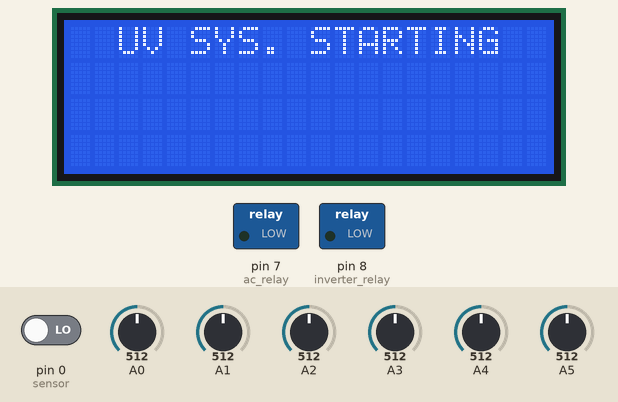
Recording of a sketch running on a simulated Arduino Uno, built with avr-gcc and run on an emulated ATmega328P. Shown: 20×4 character LCD, switched loads named in the sketch (green lamp = pin HIGH). Inputs (shaded band) come from the test bench; at power-on: A2 = 512, A3 = 512, A5 = 512, pin 0 (sensor) LOW, A0 = 512, A1 = 512, A4 = 512. Pins used as bus, display or sensor lines are not drawn.

Above: at 2.1 s.
At 4.2 s:
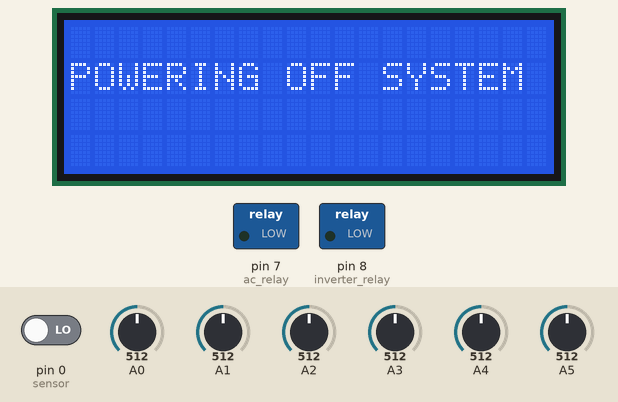
4.3 s: A2 set to 107
6.2 s: A2 set to 96
At 7.83 s:
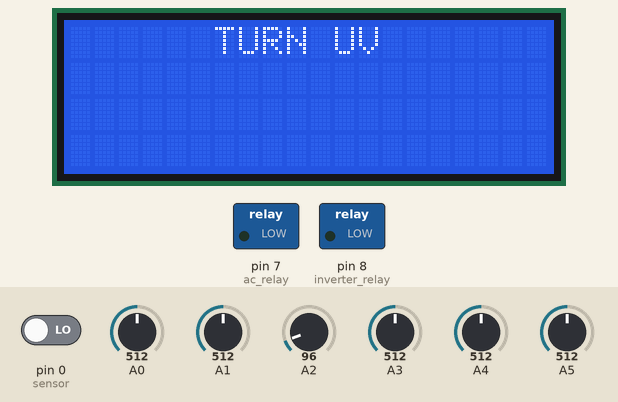
10.6 s: A3 set to 110
12.3 s: A3 set to 94
At 13.7 s:
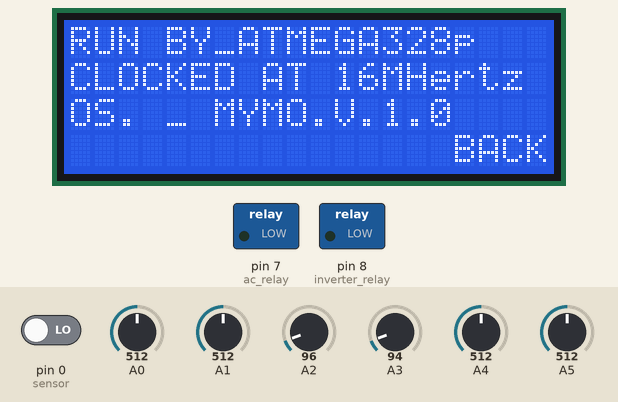
14.8 s: A3 set to 306
At 15.21 s:
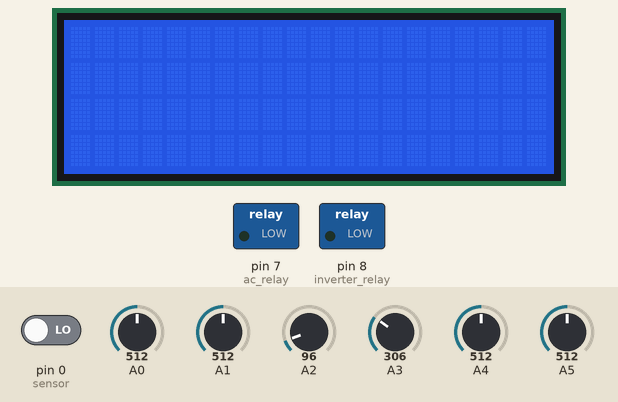
19.4 s: A5 set to 90
At 20.29 s:
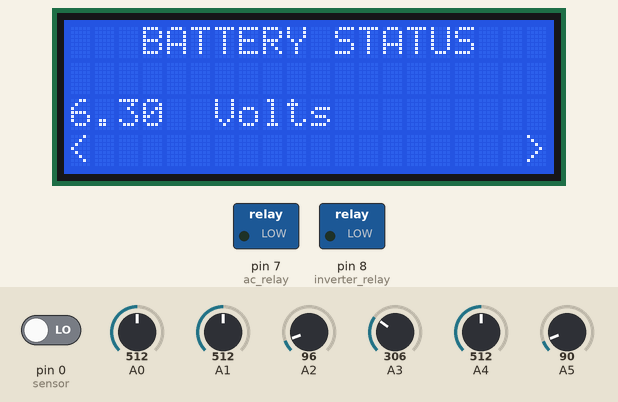

The sketch:

uv.ino
```cpp
//UV Project
//UV stands for Ultraviolent light, and in this project we are using UV C to prevent infection spread in hospital wards and theatre rooms.
//This project was funded by the Government of Uganda through the Ministry of Science Technology and Innovations with a bid to reduce the spread of hospital acquired infections, antimicrobial resistance and COVID-19.
//This being an embedded systems project, I used C++ to develop a code that would manage all process
//First, we needed the system to be able to have a timely before turning on the UV  C bulbs when switched on to allow the operate exit the room since UV C light is hazardous and that is why it can kill microbes.
//A beeping alarm was included to provide notice to the operator
//We also needed the system to detect motions using motion sensors and turn off the lights instantly if in case someone entered the room unknowingly
//There was need for the system to operate both on battery and AC electricity supply. For this the system needed to charge the battery using AC and then the system draws power from the battery through the DC to DC converter.

#include <LiquidCrystal.h>
#include <EEPROM.h>
const int rs = 11, en = 12, d4 = 2, d5 = 3, d6 = 4, d7 = 5;
LiquidCrystal lcd(rs, en, d4, d5, d6, d7);
int power =6;
// A5  left button
// A4 middle button
// A3 right button
// A2 power button

int m=1;
int k=0;
int t_go=0;
int display_once=1;
int sec=0;
int x=0;
int y=0;
int n=2;
int charge=13;
int inverter_relay=8;
int ac_relay=7;
int uv_status=0;
int hr_d1=0;
int hr_d2=0;
int min_d1=0;
int min_d2=0;
int go=0;
int uv_go =0;
int sec_d1=0;
int sec_d2=0;
int count1=0;
int d_1=0;
int d_2=0;
int d_3=0;
int d_4=0;
int d_5=0;
int d_6=0;
int d_7=0;
int d_8=0;
int dm2=0;
int dm1=0;
int sensor=0;
int clk;
float battery_volt=0;
float ac_volt=0;
int kill=0;
int timer=0;


void setup() {
pinMode(power,OUTPUT);
pinMode(inverter_relay,OUTPUT);
pinMode(ac_relay,OUTPUT);
pinMode(sensor,INPUT);
pinMode(clk,INPUT);

digitalWrite(power,1);


delay(2000);
lcd.begin(20, 4);
lcd.print("  UV SYS. STARTING  ");
delay(1000);
lcd.clear();
dm1=EEPROM.read(1);
dm2=EEPROM.read(2);
d_1=EEPROM.read(3);
d_2=EEPROM.read(4);
d_3=EEPROM.read(5);
d_4=EEPROM.read(6);
d_5=EEPROM.read(7);
d_6=EEPROM.read(8);
d_7=EEPROM.read(9);
d_8=EEPROM.read(10);

}

void loop() {

battery_volt=analogRead(A0)*0.0123;
ac_volt=analogRead(A1)*0.0123;


if(digitalRead(clk)==1 and kill==0){
kill=1;
sec++;
lcd.begin(20, 4);

if(t_go==1){
 timer++;
}
if(uv_go==1){
 sec_d1++;
}
}

if(digitalRead(clk)==0 and kill==1){
kill=0;
sec++;
lcd.begin(20, 4);

if(t_go==1){
 timer++;
}

if(uv_go==1){
 sec_d1++;
}
}


if(sec_d1==10){
  sec_d1=0;
  sec_d2++;
}
if(sec_d2==6){
  sec_d2=0;
  min_d1++;
}
if(min_d1==10){
  min_d1=0;
  min_d2++;
}

if(min_d2==6){
  min_d2=0;
  hr_d1++;
}
if(hr_d1==10){
  hr_d1=0;
  hr_d2++;
  d_1++;
}
if(hr_d2==10){
  sec_d1=0;
  sec_d2=0;
  min_d1=0;
  min_d2=0;
  hr_d1=0;
  hr_d2=0;

}

if(d_1==10){
d_1=0;
d_2++;
}
if(d_2==10){
d_2=0;
d_3++;
}
if(d_3==10){
d_3=0;
d_4++;
}
if(d_4==10){
d_4=0;
d_5++;
}
if(d_5==10){
d_5=0;
d_6++;
}
if(d_6==10){
d_6=0;
d_6++;
}
if(d_8==10){
d_1=0;
d_2=0;
d_3=0;
d_4=0;
d_5=0;
d_6=0;
d_7=0;
d_8=0;
}


count1++;
if(count1==60){
 go=1;
}
if(count1==120){
 go=0;
 count1=0;
}


if(analogRead(A2)>100){
delay(200);
lcd.clear();
display_once=1;
m=2;
}


if(m==1){

if(analogRead(A5)>100){
delay(200);
n--;
lcd.clear();
}

if(analogRead(A3)>100){
delay(200);
n++;
lcd.clear();
}

if(n==1){
n=6;
}

if(n==7){
n=2;
}


if(n==2){
if(k==0){
lcd.setCursor(0, 0);
lcd.print("      TURN UV      ");
lcd.setCursor(0, 3);
}

if(go==1 and k==0){
lcd.setCursor(0, 3);
lcd.print("<        ON        >");
}
if(go==0 and k==0){
lcd.setCursor(0, 3);
lcd.print("                    ");
}

if(analogRead(A4)>100){
delay(200);
lcd.clear();
k=1;
}

if(k==1){
lcd.setCursor(0, 2);
lcd.print("UV IS ABOUT TO START");

t_go=1;

if(timer==10){
k=0;
timer=0;
t_go=0;
lcd.clear();
m=3;
uv_go=1;
lcd.clear();
}

}
}


if(n==3){
lcd.setCursor(0, 0);
lcd.print("UP TIMER OF UV TUBES");


if(go==1){
lcd.setCursor(0, 3);
lcd.print("<       ENTER      >");
}
if(go==0){
lcd.setCursor(0, 3);
lcd.print("                    ");
}

if(analogRead(A4)>100){
delay(200);
m=4;
display_once=1;
lcd.clear();
}
}

if(n==4){
lcd.setCursor(0, 0);
lcd.print("     HELP TIPS     ");


if(go==1){
lcd.setCursor(0, 3);
lcd.print("<       SHOW       >");
}
if(go==0){
lcd.setCursor(0, 3);
lcd.print("                    ");
}


if(analogRead(A4)>100){
delay(200);
lcd.clear();
lcd.setCursor(0, 2);
lcd.print(" NOT CONFIGURED YET ");
delay(2000);
lcd.clear();
}
}


if(n==5){
lcd.setCursor(0, 0);
lcd.print("   ABOUT SYSTEM     ");

if(go==1){
lcd.setCursor(0, 3);
lcd.print("<       SHOW       >");
}
if(go==0){
lcd.setCursor(0, 3);
lcd.print("                    ");
}

if(analogRead(A4)>100){
delay(200);
lcd.clear();
lcd.setCursor(0, 2);
m=6;
lcd.clear();
}

}

if(n==6){
lcd.setCursor(0, 0);
lcd.print("   BATTERY STATUS   ");
if(battery_volt > 2){
lcd.setCursor(6, 2);
lcd.print("Volts");
}

if(battery_volt > 2){
lcd.setCursor(0, 2);
lcd.print(battery_volt);
}else {
lcd.setCursor(0, 2);
lcd.print(" BATTERY IS MISSING ");
}

if(go==1){
lcd.setCursor(0, 3);
lcd.print("<                  >");
}
if(go==0){
lcd.setCursor(0, 3);
lcd.print("                    ");
}

}


}


if(m==2){
lcd.setCursor(0, 0);
lcd.print("  ARE YOU SURE YOU  ");

lcd.setCursor(0, 1);
lcd.print(" WANT TO POWER OFF? ");

if(go==1){
lcd.setCursor(0, 3);
lcd.print(" NO             YES ");
}
if(go==0){
lcd.setCursor(0, 3);
lcd.print("                    ");
}

if(analogRead(A3)>100){
lcd.clear();
lcd.setCursor(0, 1);
lcd.print("POWERING OFF SYSTEM");
EEPROM.update(1,dm1);
EEPROM.update(2,dm2);
EEPROM.update(3,d_1);
EEPROM.update(4,d_2);
EEPROM.update(5,d_3);
EEPROM.update(6,d_4);
EEPROM.update(7,d_5);
EEPROM.update(8,d_6);
EEPROM.update(9,d_7);
EEPROM.update(10,d_8);
delay(1000);
digitalWrite(power,LOW);
}

if(analogRead(A5)>100){
m=1;
lcd.clear();
delay(200);
}
}

if(m==3){
lcd.setCursor(0, 2);
lcd.print("UV TIMER ");
lcd.setCursor(14,2 );
lcd.print(":");

lcd.setCursor(17,2 );
lcd.print(":");

if(go==1){
lcd.setCursor(0, 3);
lcd.print("                STOP");
}
if(go==0){
lcd.setCursor(0, 3);
lcd.print("                    ");
}

lcd.setCursor(12,2);
lcd.print(hr_d2);
lcd.setCursor(13, 2);
lcd.print(hr_d1);

lcd.setCursor(15,2);
lcd.print(min_d2);
lcd.setCursor(16, 2);
lcd.print(min_d1);

lcd.setCursor(18, 2);
lcd.print(sec_d2);
lcd.setCursor(19, 2);
lcd.print(sec_d1);


if(digitalRead(1)==HIGH){
 uv_go=0;
 digitalWrite(ac_relay,LOW);
 digitalWrite(inverter_relay,LOW);
}

if(digitalRead(1)==LOW){

  uv_go=1;

if(ac_volt > 6){
digitalWrite(ac_relay,HIGH);
digitalWrite(inverter_relay,LOW);
}

if(ac_volt < 2 and battery_volt > 11){
digitalWrite(ac_relay,LOW);
digitalWrite(inverter_relay,HIGH);
}
}

if(analogRead(A3)>100){
delay(200);
digitalWrite(ac_relay,LOW);
digitalWrite(inverter_relay,LOW);
uv_go=0;
sec_d1=0;
sec_d2=0;
dm1=min_d1;
dm2=min_d2;
min_d1=0;
min_d2=0;
hr_d1=0;
hr_d2=0;
EEPROM.update(1,dm1);
EEPROM.update(2,dm2);
EEPROM.update(3,d_1);
EEPROM.update(4,d_2);
EEPROM.update(5,d_3);
EEPROM.update(6,d_4);
EEPROM.update(7,d_5);
EEPROM.update(8,d_6);
EEPROM.update(9,d_7);
EEPROM.update(10,d_8);
m=1;
n=2;
lcd.clear();
}

}

if(m==4){
lcd.setCursor(0, 0);
lcd.print("    UV UP TIME     ");

lcd.setCursor(8, 2);
lcd.print("Hrs. ");

lcd.setCursor(15, 2);
lcd.print("min.");

if(go==1){
lcd.setCursor(0, 3);
lcd.print("BACK          RESET");
}
if(go==0){
lcd.setCursor(0, 3);
lcd.print("                   ");
}


lcd.setCursor(0, 2);
lcd.print(d_8);
lcd.setCursor(1, 2);
lcd.print(d_7);
lcd.setCursor(2, 2);
lcd.print(d_6);
lcd.setCursor(3, 2);
lcd.print(d_5);
lcd.setCursor(4, 2);
lcd.print(d_4);
lcd.setCursor(5, 2);
lcd.print(d_3);
lcd.setCursor(6, 2);
lcd.print(d_2);
lcd.setCursor(7, 2);
lcd.print(d_1);
lcd.setCursor(13, 2);
lcd.print(dm2);
lcd.setCursor(14, 2);
lcd.print(dm1);

if(analogRead(A5)>100){
delay(200);
m=1;
n=2;
lcd.clear();
display_once=1;
}

if(analogRead(A3)>100){
delay(200);
m=5;
lcd.clear();
}


}


if(m==5){

lcd.clear();
lcd.setCursor(0, 0);
lcd.print("  ARE YOU SURE YOU  ");

lcd.setCursor(0, 1);
lcd.print("WANT TO RESET TIMER?");


lcd.setCursor(0, 3);
lcd.print(" YES             NO ");


if(analogRead(A5)>100){
EEPROM.update(1,0);
EEPROM.update(2,0);
EEPROM.update(3,0);
EEPROM.update(4,0);
EEPROM.update(5,0);
EEPROM.update(6,0);
EEPROM.update(7,0);
EEPROM.update(8,0);
EEPROM.update(9,0);
EEPROM.update(10,0);
d_1=0;
d_2=0;
d_3=0;
d_4=0;
d_5=0;
d_6=0;
d_7=0;
d_8=0;
dm1=0;
dm2=0;
lcd.clear();
m=1;
n=2;
}

if(analogRead(A3)>100){
lcd.clear();
m=1;
n=2;
}

}


if(m==6){
lcd.setCursor(0, 0);
lcd.print("RUN BY_ATMEGA328p  ");
lcd.setCursor(0, 1);
lcd.print("CLOCKED AT 16MHertz");
lcd.setCursor(0, 2);
lcd.print("OS. _ MYMO.V.1.0   ");


if(go==1){
lcd.setCursor(0, 3);
lcd.print("                BACK");
}
if(go==0){
lcd.setCursor(0, 3);
lcd.print("                    ");
}
if(analogRead(A3)>100){
delay(200);
m=1;
lcd.clear();
n=5;
}


}


}
```

Measured:
- the behaviour switches between 101 and 100 on A2 (found by bisection; images 1 and 2)
- the behaviour switches between 101 and 100 on A3 (found by bisection; images 2 and 3)
- after the input at 12.3 s, the display: first changes after 0.12 s (image 3 shows a later state)
- after the input at 14.8 s, the display: changes after 0.21 s (image 4)
- after the input at 19.4 s, the display: first differs from a run without the input after 0.79 s (image 5)
- what the display in image 0 shows lasts 1.0 s, from 2.1 s to 3.1 s
- what the display in image 3 shows lasts 0.6 s, from 13.4 s to 14.0 s
